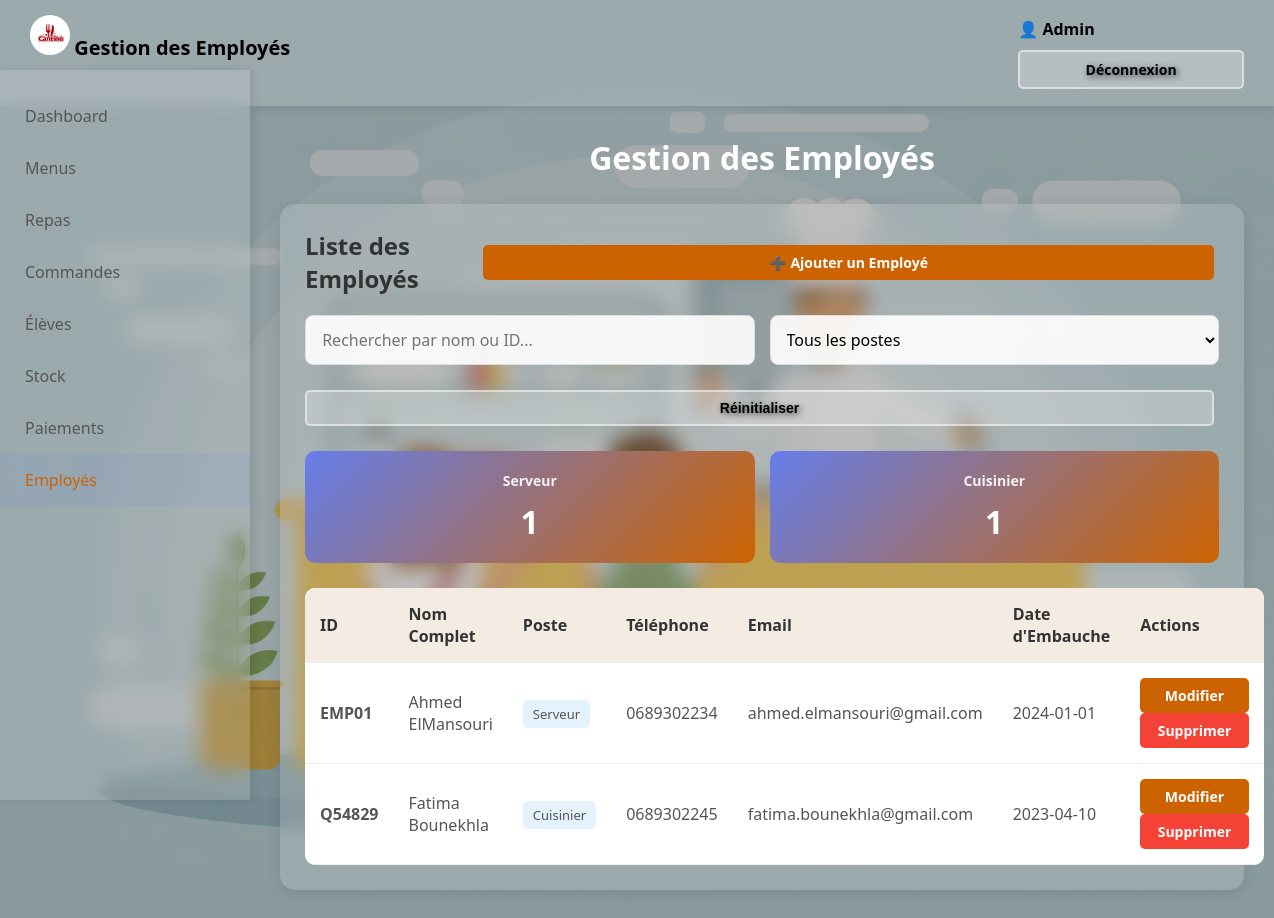
The page /admin/employees (signed in) on the database its author committed.
### tables this page shows
CREATE TABLE employees (
            id_employees VARCHAR(10) PRIMARY KEY,
            nom_complet VARCHAR(100),
            numero_du_telephone_emplye VARCHAR(20),
            emaile_emplye VARCHAR(100),
            adress_emplye VARCHAR(255),
            date_d_embauchement DATE,
            post VARCHAR(50),
            id_cantine INT,
            FOREIGN KEY (id_cantine) REFERENCES cantine(id_cantine)
        );

### app.py (the view)
@app.route('/admin/employees')
def admin_employees():
    if 'user_id' not in session or session.get('user_type') != 'admin':
        return redirect(url_for('index'))
    conn = get_db()
    employees_rows = conn.execute('''
        SELECT * FROM employees
        ORDER BY nom_complet ASC
    ''').fetchall()
    conn.close()
    employees = []
    for e in employees_rows:
        employees.append({
            'id_employees': e['id_employees'],
            'nom_complet': e['nom_complet'],
            'numero_du_telephone_emplye': e['numero_du_telephone_emplye'],
            'emaile_emplye': e['emaile_emplye'],
            'adress_emplye': e['adress_emplye'],
            'date_d_embauchement': e['date_d_embauchement'],
            'post': e['post']
        })
    return render_template('admin_employees.html',
                          employees=employees,
                          nom=session.get('nom'))

### app.py (called while the page is built, shortened)
def get_db():
    conn = sqlite3.connect('cantine.db')
    conn.row_factory = sqlite3.Row
    return conn

def get_cantine_info():
    conn = get_db()
    cantine = conn.execute('SELECT * FROM cantine WHERE id_cantine = 1').fetchone()
    conn.close()
    return cantine

@app.context_processor
def inject_cantine_info():
    return dict(cantine_info=get_cantine_info())

### templates/admin_employees.html (shortened to what this page needs)
{% extends "base.html" %}
{% block content %}
<div class="admin-nav">
    <div class="logo">
        <img src="{{ url_for('static', filename='logo.png') }}" alt="Logo" style="width: 40px; height: 40px; border-radius: 50%;">
        <span style="font-size: 20px; font-weight: 700;">Gestion des Employés</span>
    </div>
    <div>
        <span style="margin-right: 15px; font-weight: 600;">👤 {{ nom }}</span>
        <a href="{{ url_for('logout') }}" class="btn btn-secondary">Déconnexion</a>
    </div>
</div>
<div class="sidebar">
    <a href="{{ url_for('admin_dashboard') }}"> Dashboard</a>
    <a href="{{ url_for('admin_menus') }}"> Menus</a>
    <a href="{{ url_for('admin_repas') }}"> Repas</a>
    <a href="{{ url_for('admin_commandes') }}"> Commandes</a>
    <a href="{{ url_for('admin_eleves') }}"> Élèves</a>
    <a href="{{ url_for('admin_stock') }}"> Stock</a>
    <a href="{{ url_for('admin_paiements') }}"> Paiements</a>
    <a href="{{ url_for('admin_employees') }}" style="background: rgba(102, 126, 234, 0.1); color: #cd6300;"> Employés</a>
</div>
<div class="main-content">
    <h1 style="color: white; margin-bottom: 25px;"> Gestion des Employés</h1>
    <div class="card">
        <div style="display: flex; justify-content: space-between; align-items: center; margin-bottom: 20px;">
            <h2 style="margin: 0;">Liste des Employés</h2>
            <a href="{{ url_for('admin_employees_ajouter') }}" class="btn btn-success">➕ Ajouter un Employé</a>
        </div>
        <div class="search-bar">
            <input type="text" id="searchInput" placeholder=" Rechercher par nom ou ID..." onkeyup="searchEmployees()">
            <select id="postFilter" onchange="searchEmployees()">
                <option value="Tous">Tous les postes</option>
            </select>
            <button onclick="resetSearch()" class="btn btn-secondary"> Réinitialiser</button>
        </div>
        <div id="statsContainer" class="stats-container"></div>
        <div id="employeesTable">
            {% if employees|length == 0 %}
            <div class="no-results">
                <p> Aucun employé enregistré</p>
                <a href="{{ url_for('admin_employees_ajouter') }}" class="btn btn-primary">Ajouter le premier employé</a>
            </div>
            {% else %}
            <table>
                <thead>
                    <tr>
                        <th>ID</th>
                        <th>Nom Complet</th>
                        <th>Poste</th>
                        <th>Téléphone</th>
                        <th>Email</th>
                        <th>Date d'Embauche</th>
                        <th>Actions</th>
                    </tr>
                </thead>
                <tbody id="employeesBody">
                    {% for employee in employees %}
                    <tr>
                        <td><strong>{{ employee.id_employees }}</strong></td>
                        <td>{{ employee.nom_complet }}</td>
                        <td><span style="background: #e3f2fd; padding: 5px 10px; border-radius: 5px; font-size: 13px;">{{ employee.post }}</span></td>
                        <td> {{ employee.numero_du_telephone_emplye }}</td>
                        <td> {{ employee.emaile_emplye }}</td>
                        <td>{{ employee.date_d_embauchement }}</td>
                        <td>
                            <a href="{{ url_for('admin_employees_modifier', employee_id=employee.id_employees) }}" class="btn btn-primary"> Modifier</a>
                            <a href="{{ url_for('admin_employees_supprimer', employee_id=employee.id_employees) }}"
                               class="btn btn-danger"
                               onclick="return confirm('Êtes-vous sûr de vouloir supprimer cet employé ?')"> Supprimer</a>
                        </td>
                    </tr>
                    {% endfor %}
                </tbody>
            </table>
            {% endif %}
        </div>
    </div>
</div>
{% endblock %}

### rows shown on the page
employees: id_employees "EMP01", nom_complet "Ahmed ElMansouri", post "Serveur", numero_du_telephone_emplye "0689302234", emaile_emplye "ahmed.elmansouri@gmail.com", date_d_embauchement "2024-01-01"
employees: id_employees "Q54829", nom_complet "Fatima Bounekhla", post "Cuisinier", numero_du_telephone_emplye "0689302245", emaile_emplye "fatima.bounekhla@gmail.com", date_d_embauchement "2023-04-10"

### other values the page prints
{{ nom }} "Admin"
